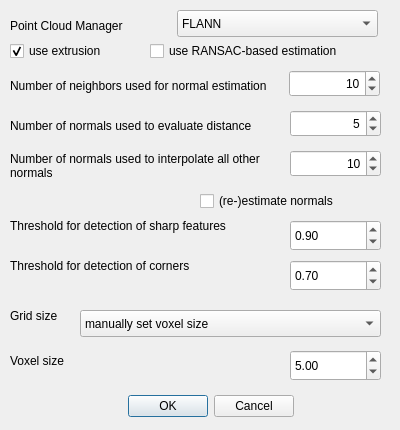
<?xml version="1.0" encoding="UTF-8"?>
<ui version="4.0">
 <class>ReconstructViaExtendedMarchingCubesDialog</class>
 <widget class="QDialog" name="ReconstructViaExtendedMarchingCubesDialog">
  <property name="geometry">
   <rect>
    <x>0</x>
    <y>0</y>
    <width>400</width>
    <height>430</height>
   </rect>
  </property>
  <property name="windowTitle">
   <string>Marching Cubes</string>
  </property>
  <widget class="QDialogButtonBox" name="buttonBox">
   <property name="geometry">
    <rect>
     <x>20</x>
     <y>390</y>
     <width>381</width>
     <height>32</height>
    </rect>
   </property>
   <property name="orientation">
    <enum>Qt::Horizontal</enum>
   </property>
   <property name="standardButtons">
    <set>QDialogButtonBox::Cancel|QDialogButtonBox::Ok</set>
   </property>
   <property name="centerButtons">
    <bool>true</bool>
   </property>
  </widget>
  <widget class="QLabel" name="label_pcm">
   <property name="geometry">
    <rect>
     <x>10</x>
     <y>10</y>
     <width>151</width>
     <height>31</height>
    </rect>
   </property>
   <property name="text">
    <string>Point Cloud Manager</string>
   </property>
  </widget>
  <widget class="QComboBox" name="comboBox_pcm">
   <property name="geometry">
    <rect>
     <x>177</x>
     <y>10</y>
     <width>201</width>
     <height>27</height>
    </rect>
   </property>
   <item>
    <property name="text">
     <string>FLANN</string>
    </property>
   </item>
   <item>
    <property name="text">
     <string>PCL</string>
    </property>
   </item>
  </widget>
  <widget class="QLabel" name="label_kn">
   <property name="geometry">
    <rect>
     <x>10</x>
     <y>70</y>
     <width>271</width>
     <height>31</height>
    </rect>
   </property>
   <property name="text">
    <string>Number of neighbors used for normal estimation</string>
   </property>
   <property name="wordWrap">
    <bool>true</bool>
   </property>
  </widget>
  <widget class="QLabel" name="label_kd">
   <property name="geometry">
    <rect>
     <x>10</x>
     <y>110</y>
     <width>271</width>
     <height>31</height>
    </rect>
   </property>
   <property name="text">
    <string>Number of normals used to evaluate distance</string>
   </property>
   <property name="wordWrap">
    <bool>true</bool>
   </property>
  </widget>
  <widget class="QLabel" name="label_ki">
   <property name="geometry">
    <rect>
     <x>10</x>
     <y>150</y>
     <width>271</width>
     <height>31</height>
    </rect>
   </property>
   <property name="text">
    <string>Number of normals used to interpolate all other normals</string>
   </property>
   <property name="wordWrap">
    <bool>true</bool>
   </property>
  </widget>
  <widget class="QCheckBox" name="checkBox_renormals">
   <property name="geometry">
    <rect>
     <x>200</x>
     <y>190</y>
     <width>171</width>
     <height>22</height>
    </rect>
   </property>
   <property name="text">
    <string>(re-)estimate normals</string>
   </property>
   <property name="checked">
    <bool>false</bool>
   </property>
  </widget>
  <widget class="QCheckBox" name="checkBox_RANSAC">
   <property name="geometry">
    <rect>
     <x>150</x>
     <y>40</y>
     <width>231</width>
     <height>22</height>
    </rect>
   </property>
   <property name="text">
    <string>use RANSAC-based estimation</string>
   </property>
   <property name="checked">
    <bool>false</bool>
   </property>
  </widget>
  <widget class="QCheckBox" name="checkBox_Extrusion">
   <property name="geometry">
    <rect>
     <x>10</x>
     <y>40</y>
     <width>121</width>
     <height>22</height>
    </rect>
   </property>
   <property name="text">
    <string>use extrusion</string>
   </property>
   <property name="checked">
    <bool>true</bool>
   </property>
  </widget>
  <widget class="QLabel" name="label_gs">
   <property name="geometry">
    <rect>
     <x>10</x>
     <y>300</y>
     <width>66</width>
     <height>31</height>
    </rect>
   </property>
   <property name="text">
    <string>Grid size</string>
   </property>
  </widget>
  <widget class="QComboBox" name="comboBox_gs">
   <property name="geometry">
    <rect>
     <x>80</x>
     <y>310</y>
     <width>301</width>
     <height>27</height>
    </rect>
   </property>
   <item>
    <property name="text">
     <string>manually set voxel size</string>
    </property>
   </item>
   <item>
    <property name="text">
     <string>use intersection count to determine size</string>
    </property>
   </item>
  </widget>
  <widget class="QLabel" name="label_below_gs">
   <property name="geometry">
    <rect>
     <x>10</x>
     <y>350</y>
     <width>271</width>
     <height>21</height>
    </rect>
   </property>
   <property name="text">
    <string>Voxel size</string>
   </property>
  </widget>
  <widget class="QSpinBox" name="spinBox_kn">
   <property name="geometry">
    <rect>
     <x>289</x>
     <y>70</y>
     <width>91</width>
     <height>27</height>
    </rect>
   </property>
   <property name="alignment">
    <set>Qt::AlignRight|Qt::AlignTrailing|Qt::AlignVCenter</set>
   </property>
   <property name="minimum">
    <number>1</number>
   </property>
   <property name="maximum">
    <number>1000</number>
   </property>
   <property name="value">
    <number>10</number>
   </property>
  </widget>
  <widget class="QSpinBox" name="spinBox_kd">
   <property name="geometry">
    <rect>
     <x>290</x>
     <y>110</y>
     <width>91</width>
     <height>27</height>
    </rect>
   </property>
   <property name="alignment">
    <set>Qt::AlignRight|Qt::AlignTrailing|Qt::AlignVCenter</set>
   </property>
   <property name="minimum">
    <number>1</number>
   </property>
   <property name="maximum">
    <number>1000</number>
   </property>
   <property name="value">
    <number>5</number>
   </property>
  </widget>
  <widget class="QSpinBox" name="spinBox_ki">
   <property name="geometry">
    <rect>
     <x>290</x>
     <y>150</y>
     <width>91</width>
     <height>27</height>
    </rect>
   </property>
   <property name="alignment">
    <set>Qt::AlignRight|Qt::AlignTrailing|Qt::AlignVCenter</set>
   </property>
   <property name="minimum">
    <number>1</number>
   </property>
   <property name="maximum">
    <number>1000</number>
   </property>
   <property name="value">
    <number>10</number>
   </property>
  </widget>
  <widget class="QDoubleSpinBox" name="spinBox_below_gs">
   <property name="geometry">
    <rect>
     <x>290</x>
     <y>350</y>
     <width>91</width>
     <height>31</height>
    </rect>
   </property>
   <property name="maximum">
    <double>99999.990000000005239</double>
   </property>
   <property name="singleStep">
    <double>0.100000000000000</double>
   </property>
   <property name="value">
    <double>5.000000000000000</double>
   </property>
  </widget>
  <widget class="QLabel" name="label_sf">
   <property name="geometry">
    <rect>
     <x>10</x>
     <y>210</y>
     <width>271</width>
     <height>31</height>
    </rect>
   </property>
   <property name="text">
    <string>Threshold for detection of sharp features</string>
   </property>
   <property name="wordWrap">
    <bool>true</bool>
   </property>
  </widget>
  <widget class="QLabel" name="label_sf_2">
   <property name="geometry">
    <rect>
     <x>10</x>
     <y>250</y>
     <width>271</width>
     <height>31</height>
    </rect>
   </property>
   <property name="text">
    <string>Threshold for detection of corners</string>
   </property>
   <property name="wordWrap">
    <bool>true</bool>
   </property>
  </widget>
  <widget class="QDoubleSpinBox" name="doubleSpinBox_sf">
   <property name="geometry">
    <rect>
     <x>290</x>
     <y>220</y>
     <width>91</width>
     <height>31</height>
    </rect>
   </property>
   <property name="singleStep">
    <double>0.100000000000000</double>
   </property>
   <property name="value">
    <double>0.900000000000000</double>
   </property>
  </widget>
  <widget class="QDoubleSpinBox" name="doubleSpinBox_sc">
   <property name="geometry">
    <rect>
     <x>290</x>
     <y>260</y>
     <width>91</width>
     <height>31</height>
    </rect>
   </property>
   <property name="singleStep">
    <double>0.100000000000000</double>
   </property>
   <property name="value">
    <double>0.700000000000000</double>
   </property>
  </widget>
 </widget>
 <resources/>
 <connections>
  <connection>
   <sender>buttonBox</sender>
   <signal>accepted()</signal>
   <receiver>ReconstructViaExtendedMarchingCubesDialog</receiver>
   <slot>accept()</slot>
   <hints>
    <hint type="sourcelabel">
     <x>248</x>
     <y>254</y>
    </hint>
    <hint type="destinationlabel">
     <x>157</x>
     <y>274</y>
    </hint>
   </hints>
  </connection>
  <connection>
   <sender>buttonBox</sender>
   <signal>rejected()</signal>
   <receiver>ReconstructViaExtendedMarchingCubesDialog</receiver>
   <slot>reject()</slot>
   <hints>
    <hint type="sourcelabel">
     <x>316</x>
     <y>260</y>
    </hint>
    <hint type="destinationlabel">
     <x>286</x>
     <y>274</y>
    </hint>
   </hints>
  </connection>
 </connections>
</ui>
